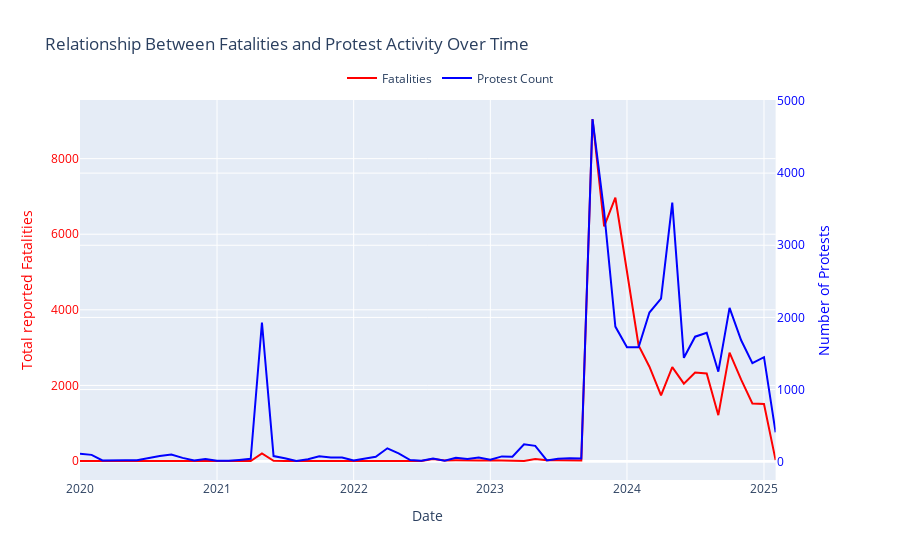

Notebook cell for this chart:
### Code cell
fatalities_by_month = df_reports.groupby('year_month')['fatalities'].sum().reset_index()
fatalities_by_month.columns = ['year_month', 'total_fatalities']

protests_by_month = annotated_protests_and_riots[annotated_protests_and_riots['conflict_related'] == 1].groupby('year_month').size().reset_index()
protests_by_month.columns = ['year_month', 'protest_count']

combined_data = pd.merge(fatalities_by_month, protests_by_month, on='year_month', how='outer').fillna(0)

combined_data['year_month'] = pd.to_datetime(combined_data['year_month'])
combined_data = combined_data.sort_values('year_month')

import plotly.express as px
from plotly.subplots import make_subplots
import plotly.graph_objects as go

fig = make_subplots(specs=[[{"secondary_y": True}]])

fig.add_trace(
    go.Scatter(x=combined_data['year_month'], y=combined_data['total_fatalities'], 
               name='Fatalities', line=dict(color='red')),
    secondary_y=False
)

fig.add_trace(
    go.Scatter(x=combined_data['year_month'], y=combined_data['protest_count'], 
               name='Protest Count', line=dict(color='blue')),
    secondary_y=True
)


fig.update_layout(
    title='Relationship Between Fatalities and Protest Activity Over Time',
    xaxis_title='Date',
    legend=dict(orientation='h', yanchor="bottom", y=1.02, xanchor="center", x=0.5)
)

fig.update_yaxes(title_text='Total reported Fatalities', secondary_y=False, color='red')
fig.update_yaxes(title_text='Number of Protests', secondary_y=True, color='blue')

fig.show()


correlation = combined_data['total_fatalities'].corr(combined_data['protest_count'])
print(f"Correlation between fatalities and protest count: {correlation:.3f}")


combined_data['fatalities_lag1'] = combined_data['total_fatalities'].shift(1)
lag_correlation = combined_data['fatalities_lag1'].corr(combined_data['protest_count'])
print(f"Correlation with 1-month lag: {lag_correlation:.3f}")
